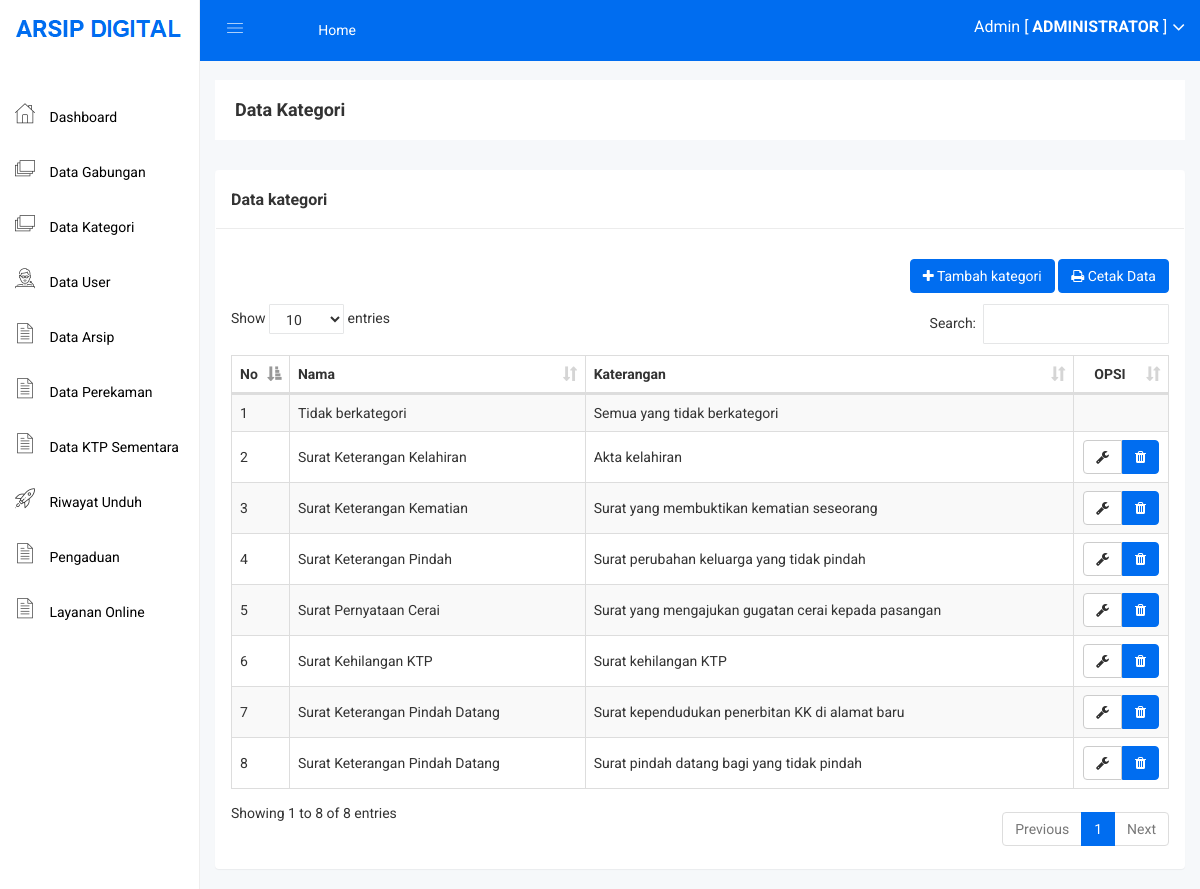
Page /admin/kategori.php (signed in) on the committed database.
### tables this page shows
CREATE TABLE IF NOT EXISTS `kategori` (
  `kategori_id` int NOT NULL AUTO_INCREMENT,
  `kategori_nama` varchar(255) NOT NULL,
  `kategori_keterangan` text NOT NULL,
  PRIMARY KEY (`kategori_id`)
);

### admin/kategori.php (the view, shortened to what this page needs)
<?php include 'header.php'; ?>
<br>
<br>
<div class="breadcome-area">
    <div class="container-fluid">
        <div class="row">
            <div class="col-lg-12 col-md-12 col-sm-12 col-xs-12">
                <div class="breadcome-list">
                    <div class="row">
                        <div class="col-lg-6 col-md-6 col-sm-6 col-xs-12">
                            <div class="breadcome-heading">
                                <h4 style="margin-bottom: 0px">Data Kategori</h4>
                            </div>
                        </div>
                    </div>
                </div>
            </div>
        </div>
    </div>
</div>
<div class="container-fluid">
    <div class="panel panel">
        <div class="panel-heading">
            <h3 class="panel-title">Data kategori</h3>
        </div>
        <div class="panel-body">
            <div class="pull-right">
                <a href="kategori_tambah.php" class="btn btn-primary"><i class="fa fa-plus"></i> Tambah kategori</a>
                <a href="kategori_cetak.php" class="btn btn-primary"><i class="fa fa-print"></i> Cetak Data</a>
            </div>
            <br>
            <br>
            <br>
            <table id="table" class="table table-bordered table-striped table-hover table-datatable">
                <thead>
                    <tr>
                        <th width="1%">No</th>
                        <th>Nama</th>
                        <th>Katerangan</th>
                        <th class="text-center" width="10%">OPSI</th>
                    </tr>
                </thead>
                <tbody>
                    <?php
                    include '../koneksi.php';
                    $no = 1;
                    $kategori = mysqli_query($koneksi,"SELECT * FROM kategori");
                    while($p = mysqli_fetch_array($kategori)){
                        ?>
                        <tr>
                            <td><?php echo $no++; ?></td>
                            <td><?php echo $p['kategori_nama'] ?></td>
                            <td><?php echo $p['kategori_keterangan'] ?></td>
                            <td class="text-center">
                                <?php
                                if($p['kategori_id'] != 1){
                                    ?>
                                    <div class="btn-group">
                                        <a href="kategori_edit.php?id=<?php echo $p['kategori_id']; ?>" class="btn btn-default"><i class="fa fa-wrench"></i></a>
                                        <button type="button" class="btn btn-primary" data-toggle="modal" data-target="#exampleModal_<?php echo $p['kategori_id']; ?>">
                                            <i class="fa fa-trash"></i>
                                        </button>
                                    </div>
                                    <?php
                                }
                                ?>
                            </td>
                        </tr>
                        <?php
                    }
                    ?>
                </tbody>
            </table>
        </div>
    </div>
</div>
<?php include 'footer.php'; ?>

### assets/css/main.css (style rules this page uses)
html { color: #222; font-size: 1em; line-height: 1.4; }

### assets/css/style.css (style rules this page uses)
table .btn { margin: 0px !important; }
.btn-primary { background: #006df0; color: white !important; border: 1px solid #006df0; }
.panel-heading { padding: 20px 15px; border-bottom: 1px solid #ececec; }
td { vertical-align: middle !important; }

### assets/js/DataTables/datatables.css (style rules this page uses)
table.dataTable { clear: both; margin-top: 6px !important; margin-bottom: 6px !important; max-width: none !important; border-collapse: separate !important; }
table.dataTable td, table.dataTable th { -webkit-box-sizing: content-box; box-sizing: content-box; }
table.dataTable thead > tr > th.sorting_asc, table.dataTable thead > tr > th.sorting_desc, table.dataTable thead > tr > th.sorting, table.dataTable thead > tr > td.sorting_asc, table.dataTable thead > tr > td.sorting_desc, table.dataTable thead > tr > td.sorting { padding-right: 30px; }
table.dataTable thead .sorting, table.dataTable thead .sorting_asc, table.dataTable thead .sorting_desc, table.dataTable thead .sorting_asc_disabled, table.dataTable thead .sorting_desc_disabled { cursor: pointer; position: relative; }
table.dataTable thead .sorting:after, table.dataTable thead .sorting_asc:after, table.dataTable thead .sorting_desc:after, table.dataTable thead .sorting_asc_disabled:after, table.dataTable thead .sorting_desc_disabled:after { position: absolute; bottom: 8px; right: 8px; display: block; font-family: 'Glyphicons Halflings'; opacity: 0.5; }
table.dataTable thead .sorting:after { opacity: 0.2; content: "\e150"; }
table.dataTable thead .sorting_asc:after { content: "\e155"; }
table.table-bordered.dataTable th, table.table-bordered.dataTable td { border-left-width: 0; }
table.table-bordered.dataTable th:last-child, table.table-bordered.dataTable th:last-child, table.table-bordered.dataTable td:last-child, table.table-bordered.dataTable td:last-child { border-right-width: 0; }
table.table-bordered.dataTable tbody th, table.table-bordered.dataTable tbody td { border-bottom-width: 0; }

### rows in the picture
kategori: kategori_nama "Tidak berkategori", kategori_keterangan "Semua yang tidak berkategori"
kategori: kategori_nama "Surat Keterangan Kelahiran", kategori_keterangan "Akta kelahiran"
kategori: kategori_nama "Surat Keterangan Kematian", kategori_keterangan "Surat yang membuktikan kematian seseorang"
kategori: kategori_nama "Surat Keterangan Pindah", kategori_keterangan "Surat perubahan keluarga yang tidak pindah"
kategori: kategori_nama "Surat Pernyataan Cerai", kategori_keterangan "Surat yang mengajukan gugatan cerai kepada pasangan"
kategori: kategori_nama "Surat Kehilangan KTP", kategori_keterangan "Surat kehilangan KTP"
kategori: kategori_nama "Surat Keterangan Pindah Datang", kategori_keterangan "Surat kependudukan penerbitan KK di alamat baru"
kategori: kategori_nama "Surat Keterangan Pindah Datang", kategori_keterangan "Surat pindah datang bagi yang tidak pindah"

### other values in the picture
$_SESSION['nama'] "Admin"
